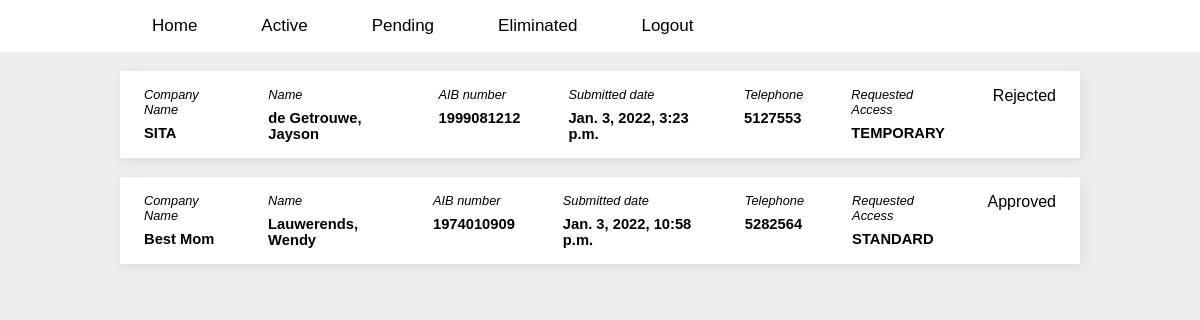
Before: /admin-page (signed in) with the older database file.
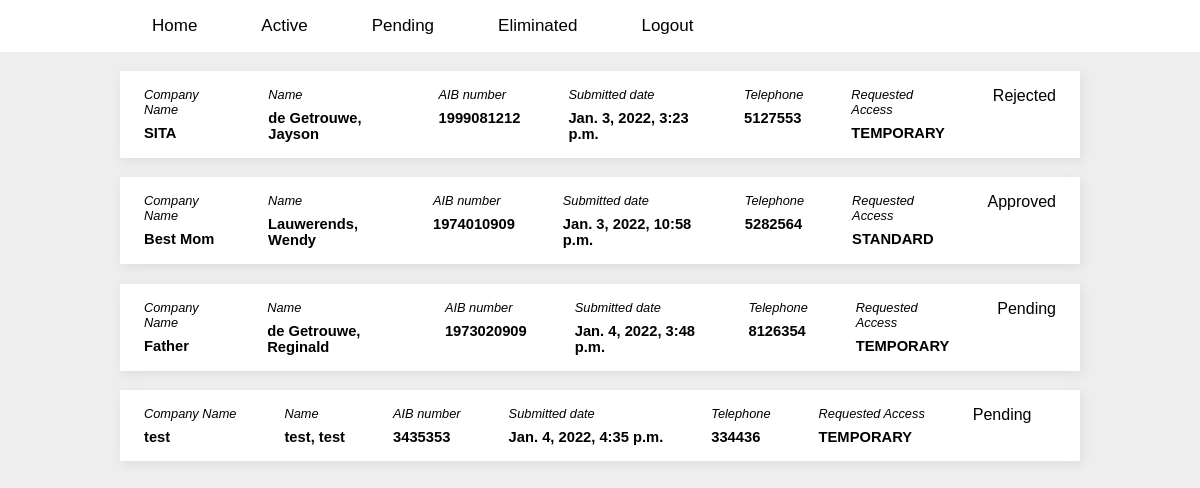
After: the same page with the newer database file.
### FormPage/models.py (models this page shows, shortened)
class Form(models.Model):
    company_name = models.CharField(max_length=200, null=False, blank=False)
    first_name = models.CharField(max_length=100)
    last_name = models.CharField(max_length=100)
    AIB_number = models.CharField(max_length=100)
    position_title = models.CharField(max_length=200)
    telephone = models.CharField(max_length=20)
    email = models.EmailField()
    job_duties = models.TextField()
    access_justification = models.TextField()
    wap_roa = models.CharField(max_length=255)
    required_access = models.CharField(choices=RequestAccessChoices, max_length=200)
    start_time = models.DateField(blank=True, null=True)
    end_time = models.DateField(blank=True, null=True)
    main_communications_room = models.ManyToManyField(MainCommunicationRoom, blank=True)
    new_terminal_building = models.ManyToManyField(NewTerminalBuilding, blank=True)
    old_terminal_building = models.ManyToManyField(OldTerminalBuilding, blank=True)
    building = models.ManyToManyField(OtherBuilding, blank=True)
    other_locations = models.TextField(blank=True )
    specify_system_list = models.TextField(blank=True)
    specify_equipment_list = models.TextField(blank=True)
    specify_server_list = models.TextField(blank=True)
    Specify_cables = models.TextField(blank=True)
    agreed_to_terms = models.BooleanField(default=False)
    submitted_date_time = models.DateTimeField(default=timezone.now)
    approved_or_not = models.CharField(choices=ApprovedOrNot, max_length=200, blank=True, null=True)

### FormPage/views.py (the view)
# urls.py: path('admin-page', AdminPage, name="adminpage"),
@login_required
def AdminPage(request):
    signed_up = Forms.objects.all()
    dic = {
        'signed_up':signed_up,
    }
    return render(request, 'admin/admin-view.html', {'dic': dic})

### FormPage/templates/admin/admin-view.html (shortened to what this page needs)
{% extends 'base.html' %}
{% block content %}
    {% if user.is_authenticated %}
        <div class="background-color">
            <div class="wrapper">
                {% for person in dic.signed_up %}
                    <a href="" class="user-link">
                        <div class="row">
                            <div class="row-text">
                                <p class="small-text">Company Name</p>
                                <p class="big-text">{{person.company_name}}</p>
                            </div>
                            <div class="row-text">
                                <p class="small-text"> Name</p>
                                <p class="big-text">{{person.last_name}}, {{person.first_name}}</p>
                            </div>
                            <div class="row-text">
                                <p class="small-text">AIB number</p>
                                <p class="big-text">{{person.AIB_number}}</p>
                            </div>
                            <div class="row-text">
                                <p class="small-text">Submitted date</p>
                                <p class="big-text">{{person.submitted_date_time}}</p>
                            </div>
                            <div class="row-text">
                                <p class="small-text">Telephone</p>
                                <p class="big-text">{{person.telephone}}</p>
                            </div>
                            <div class="row-text">
                                <p class="small-text">Requested Access </p>
                                <p class="big-text">{{person.required_access}}</p>
                            </div>
                            <div class="row-text">
                                {% if person.approved_or_not == None %}
                                    <p> Pending </p>
                                {% elif person.approved_or_not == 'APPROVED' %}
                                    <p>Approved</p>
                                {% elif person.approved_or_not == 'REJECT' %}
                                    <p>Rejected</p>
                                {% endif %}
                            </div>
                        </div>
                    </a>
                {% endfor %}
            </div>
        </div>
    {% else %}
        <p>login again</p>
    {% endif %}
{% endblock  %}

### templates/base.html (shortened to what this page needs)
{% load static %}
<!DOCTYPE html>
<html lang="en">
<head>
    <link rel="stylesheet" href="{%static 'Css/base/style.css'%}">
</head>
<body>
    <link rel="stylesheet" href="https://cdnjs.cloudflare.com/ajax/libs/font-awesome/4.7.0/css/font-awesome.min.css">
</head>
<body>
<div class="topnav" id="myTopnav">
  <div class="wrapper">
      <a href="{%url 'Form:adminpage'%}">Home</a>
      <a href="{%url 'Form:active'%}">Active</a>
      <a href="{%url 'Form:pending'%}">Pending</a>
      <a href="{%url 'Form:eliminated'%}">Eliminated</a>
      <a href="{%url 'logout'%}">Logout</a>
  </div>
</div>
    <div class="rel">{% block content %}{% endblock%}</div>
</body>
</html>

### static/Css/base/style.css (style rules this page uses)
h1,h2,h3,h4,h5,h6,p { margin: 0; }
.background-color { background-color: #EEEEEE; position: absolute; z-index: -1; width: 100%; height: 100vh; top: 0; right: 0; }
.row { display: flex; flex-direction: row; margin: 1.2rem 0; background-color: white; transition: 0.5s; box-shadow: 2px 3px 10px #dddddd; }
.row-text { padding: 1rem 1.5rem; }
.small-text { font-style: italic; font-weight: 300; font-size: 0.8rem; margin-bottom: 0.5rem; }
.big-text { font-size: 0.92rem; font-weight: bold; }
.user-link { color: black; text-decoration: none; }

### templates/base.html (style rules this page uses)
body { margin: 0; font-family: Arial, Helvetica, sans-serif; }
.topnav { overflow: hidden; background-color: white; }
.topnav a { float: left; display: block; color: black; text-align: center; padding: 1rem 2rem; text-decoration: none; font-size: 17px; }
.wrapper { width: 80%; margin: 0 auto; }
.rel { position:relative; }

Changed rows visible on the page:
added Form: company_name "Father", last_name "de Getrouwe", first_name "Reginald", AIB_number "1973020909", submitted_date_time "Jan. 4, 2022, 3:48 p.m.", telephone "8126354", required_access "TEMPORARY", shows "Pending"
added Form: company_name "test", last_name "test", first_name "test", AIB_number "3435353", submitted_date_time "Jan. 4, 2022, 4:35 p.m.", telephone "334436", required_access "TEMPORARY", shows "Pending"
